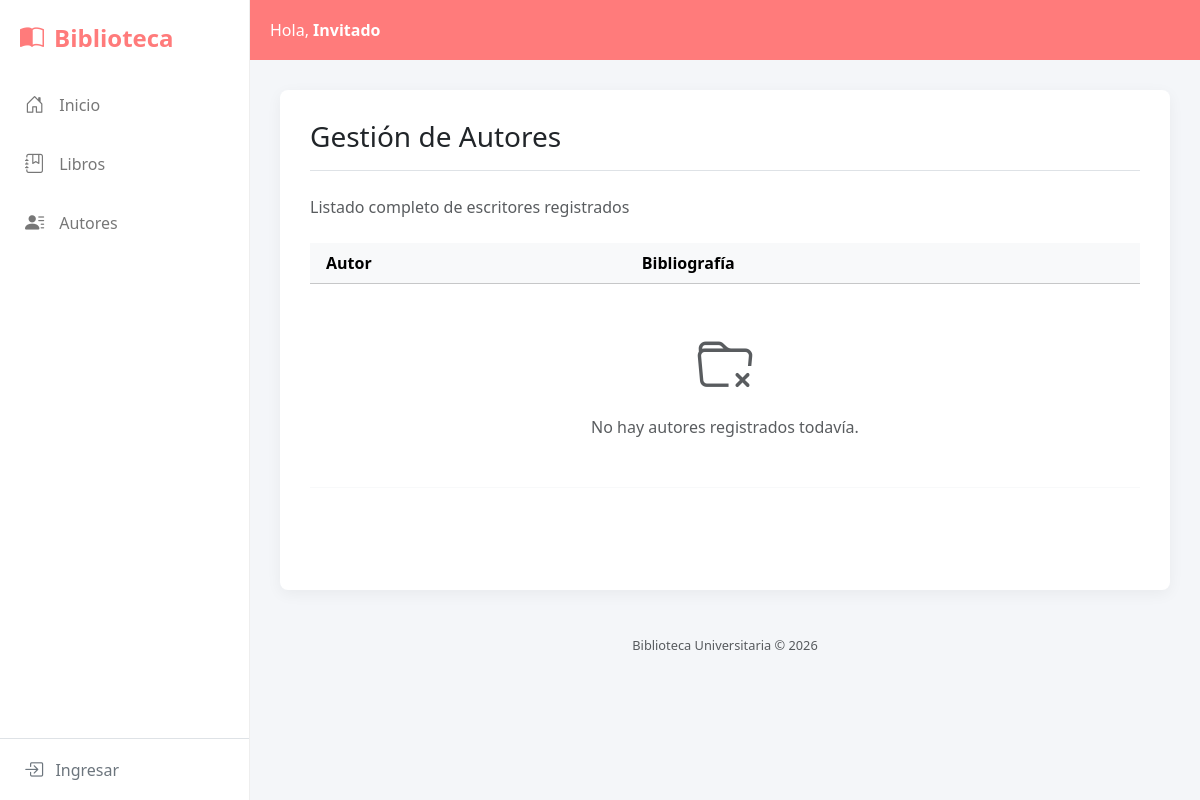
Before: /autores/ with the older database file.
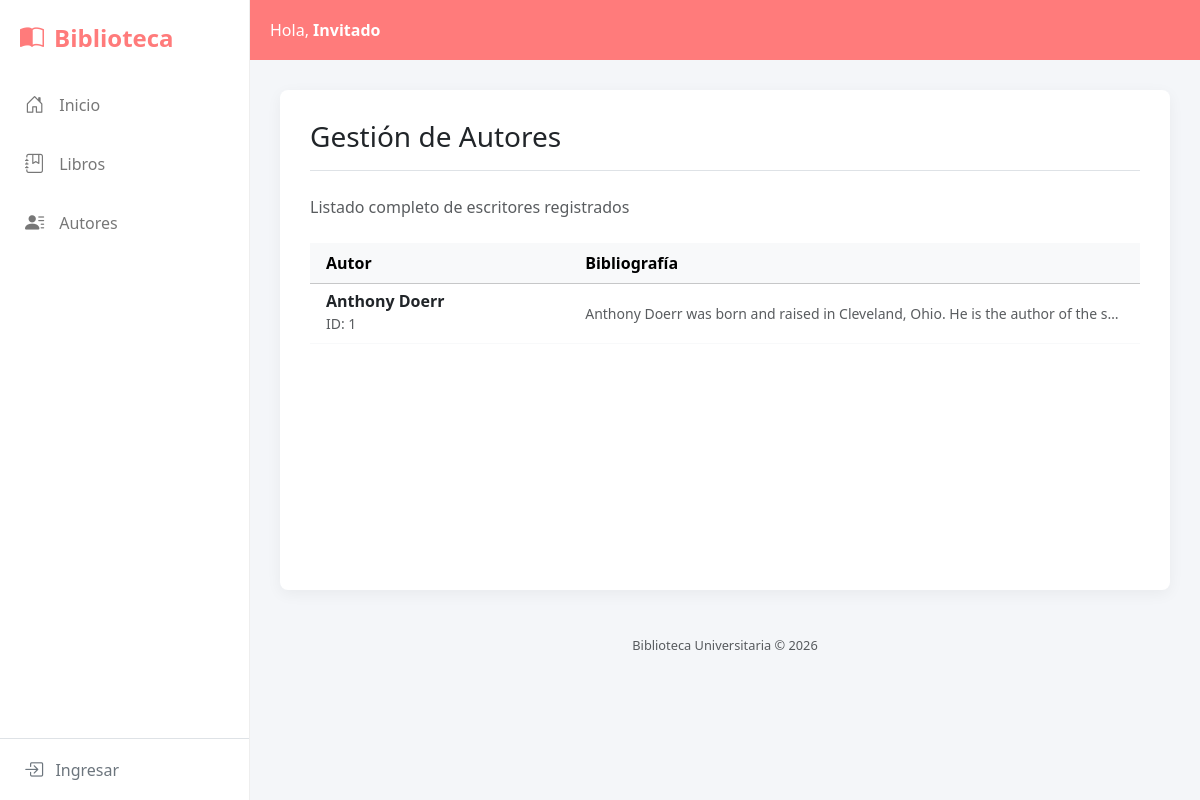
After: the same page with the newer database file.
### gestion/models.py (models this page shows, shortened)
class Autor(models.Model):
    nombre = models.CharField(max_length=50)
    apellido = models.CharField(max_length=50, blank=True, null=True)
    bibliografia = models.CharField(max_length=200, blank=True, null=True)

### gestion/views.py (the view)
# urls.py: path("autores/", views.lista_autores, name="lista_autores"),
def lista_autores(request):
    autores = Autor.objects.all()
    return render(request, 'autores.html', {'autores': autores})

### gestion/templates/autores.html (shortened to what this page needs)
{% extends "index.html" %}
{% block titulo_pagina %}Gestión de Autores{% endblock %}
{% block contenido %}
<div class="d-flex justify-content-between align-items-center mb-4">
    <p class="text-muted mb-0">Listado completo de escritores registrados</p>
</div>
<div class="table-responsive">
    <table class="table table-hover align-middle border-light">
        <thead class="table-light text-secondary">
            <tr>
                <th scope="col" class="ps-3">Autor</th>
                <th scope="col">Bibliografía</th>
            </tr>
        </thead>
        <tbody>
            {% for autor in autores %}
            <tr>
                <td class="ps-3">
                    <div class="d-flex align-items-center">
                        <div>
                            <h6 class="mb-0 fw-bold text-dark">{{ autor.nombre }} {{ autor.apellido }}</h6>
                            <small class="text-muted">ID: {{ autor.id }}</small>
                        </div>
                    </div>
                </td>
                <td style="max-width: 300px;">
                    <small class="text-muted">
                        {{ autor.bibliografia|default:"Sin biografía registrada"|truncatechars:80 }}
                    </small>
                </td>
            </tr>
            {% empty %}
            <tr>
                <td colspan="{% if perms.gestion.change_autor %}3{% else %}2{% endif %}" class="text-center py-5">
                    <div class="text-muted">
                        <i class="bi bi-folder-x display-4 d-block mb-3"></i>
                        No hay autores registrados todavía.
                    </div>
                </td>
            </tr>
            {% endfor %}
        </tbody>
    </table>
</div>
{% endblock %}

Changed rows visible on the page:
added Autor: nombre "Anthony", apellido "Doerr", id "1", bibliografia "Anthony Doerr was born and raised in Cleveland, Ohio. He is the author of the s…"
Other visible differences:
text no longer shown: "No hay autores registrados todavía."
